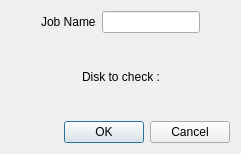
<?xml version="1.0" encoding="UTF-8"?>
<ui version="4.0">
 <class>EditCheckDiskJobDialog</class>
 <widget class="QDialog" name="EditCheckDiskJobDialog">
  <property name="geometry">
   <rect>
    <x>0</x>
    <y>0</y>
    <width>241</width>
    <height>154</height>
   </rect>
  </property>
  <property name="windowTitle">
   <string>Check Disk Configuration</string>
  </property>
  <layout class="QVBoxLayout" name="verticalLayout">
   <item>
    <layout class="QHBoxLayout" name="horizontalLayout">
     <item>
      <spacer name="horizontalSpacer">
       <property name="orientation">
        <enum>Qt::Horizontal</enum>
       </property>
       <property name="sizeHint" stdset="0">
        <size>
         <width>40</width>
         <height>20</height>
        </size>
       </property>
      </spacer>
     </item>
     <item>
      <widget class="QLabel" name="label_2">
       <property name="text">
        <string>Job Name</string>
       </property>
      </widget>
     </item>
     <item>
      <widget class="QLineEdit" name="jobnameEdit"/>
     </item>
     <item>
      <spacer name="horizontalSpacer_2">
       <property name="orientation">
        <enum>Qt::Horizontal</enum>
       </property>
       <property name="sizeHint" stdset="0">
        <size>
         <width>40</width>
         <height>20</height>
        </size>
       </property>
      </spacer>
     </item>
    </layout>
   </item>
   <item>
    <layout class="QHBoxLayout" name="horizontalLayout_2">
     <item>
      <spacer name="horizontalSpacer_3">
       <property name="orientation">
        <enum>Qt::Horizontal</enum>
       </property>
       <property name="sizeHint" stdset="0">
        <size>
         <width>40</width>
         <height>20</height>
        </size>
       </property>
      </spacer>
     </item>
     <item>
      <widget class="QLabel" name="label">
       <property name="text">
        <string>Disk to check :</string>
       </property>
      </widget>
     </item>
     <item>
      <spacer name="horizontalSpacer_4">
       <property name="orientation">
        <enum>Qt::Horizontal</enum>
       </property>
       <property name="sizeHint" stdset="0">
        <size>
         <width>40</width>
         <height>20</height>
        </size>
       </property>
      </spacer>
     </item>
    </layout>
   </item>
   <item>
    <layout class="QHBoxLayout" name="drivesLayout"/>
   </item>
   <item>
    <widget class="QDialogButtonBox" name="closeButtonBox">
     <property name="orientation">
      <enum>Qt::Horizontal</enum>
     </property>
     <property name="standardButtons">
      <set>QDialogButtonBox::Cancel|QDialogButtonBox::Ok</set>
     </property>
    </widget>
   </item>
  </layout>
 </widget>
 <resources/>
 <connections>
  <connection>
   <sender>closeButtonBox</sender>
   <signal>accepted()</signal>
   <receiver>EditCheckDiskJobDialog</receiver>
   <slot>accept()</slot>
   <hints>
    <hint type="sourcelabel">
     <x>248</x>
     <y>254</y>
    </hint>
    <hint type="destinationlabel">
     <x>157</x>
     <y>274</y>
    </hint>
   </hints>
  </connection>
  <connection>
   <sender>closeButtonBox</sender>
   <signal>rejected()</signal>
   <receiver>EditCheckDiskJobDialog</receiver>
   <slot>reject()</slot>
   <hints>
    <hint type="sourcelabel">
     <x>316</x>
     <y>260</y>
    </hint>
    <hint type="destinationlabel">
     <x>286</x>
     <y>274</y>
    </hint>
   </hints>
  </connection>
 </connections>
</ui>
